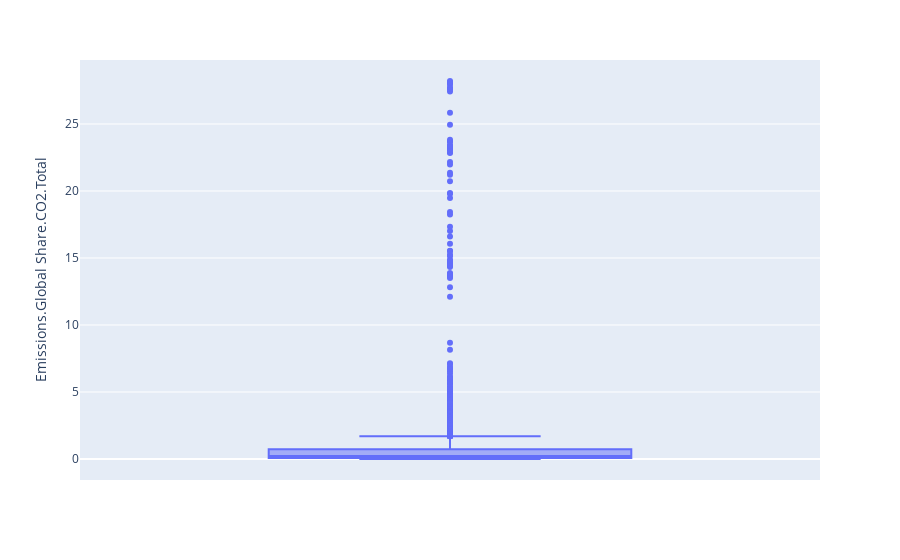

Notebook source saved alongside this figure:
### Code cell
#create a box plot

fig = px.box(df, y='Emissions.Global Share.CO2.Total')

fig.show()

### Figure 1 — Plotly figure (JSON) as saved in the notebook; plotly's stock layout.template omitted (floating-point values rounded to 4 significant figures; data arrays with more than 128 entries replaced by an {"elided": "..."} marker saying what was removed)
{"data": [{"alignmentgroup": "True", "hovertemplate": "Emissions.Global Share.CO2.Total=%{y}<extra></extra>", "legendgroup": "", "marker": {"color": "#636efa"}, "name": "", "notched": false, "offsetgroup": "", "orientation": "v", "showlegend": false, "type": "box", "x0": " ", "xaxis": "x", "y": {"elided": "2484 float values"}, "y0": " ", "yaxis": "y"}], "layout": {"boxmode": "group", "legend": {"tracegroupgap": 0}, "margin": {"t": 60}, "xaxis": {"anchor": "y", "domain": [0, 1]}, "yaxis": {"anchor": "x", "domain": [0, 1], "title": {"text": "Emissions.Global Share.CO2.Total"}}}}
